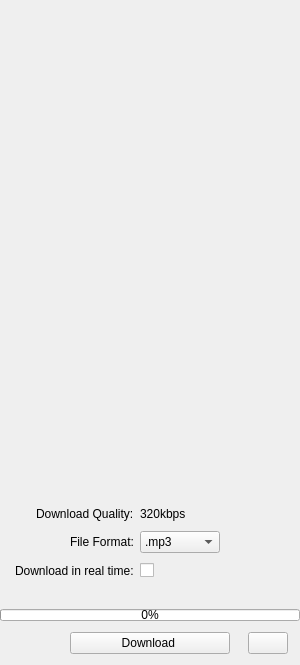
         <widget class="QWidget" name="infoView" native="true">
          <property name="sizePolicy">
           <sizepolicy hsizetype="Expanding" vsizetype="Preferred">
            <horstretch>0</horstretch>
            <verstretch>0</verstretch>
           </sizepolicy>
          </property>
          <property name="minimumSize">
           <size>
            <width>250</width>
            <height>0</height>
           </size>
          </property>
          <property name="maximumSize">
           <size>
            <width>315</width>
            <height>16777215</height>
           </size>
          </property>
          <layout class="QVBoxLayout" name="verticalLayout_8">
           <property name="spacing">
            <number>-1</number>
           </property>
           <property name="leftMargin">
            <number>0</number>
           </property>
           <property name="rightMargin">
            <number>0</number>
           </property>
           <item>
            <layout class="QHBoxLayout" name="horizontalLayout_3">
             <property name="spacing">
              <number>0</number>
             </property>
             <property name="sizeConstraint">
              <enum>QLayout::SetMinimumSize</enum>
             </property>
             <item>
              <widget class="QLabel" name="coverArtLabel">
               <property name="sizePolicy">
                <sizepolicy hsizetype="Expanding" vsizetype="Expanding">
                 <horstretch>0</horstretch>
                 <verstretch>0</verstretch>
                </sizepolicy>
               </property>
               <property name="minimumSize">
                <size>
                 <width>300</width>
                 <height>300</height>
                </size>
               </property>
               <property name="maximumSize">
                <size>
                 <width>300</width>
                 <height>300</height>
                </size>
               </property>
               <property name="sizeIncrement">
                <size>
                 <width>16</width>
                 <height>16</height>
                </size>
               </property>
               <property name="text">
                <string/>
               </property>
               <property name="textFormat">
                <enum>Qt::RichText</enum>
               </property>
               <property name="pixmap">
                <pixmap>../resources/cover_default.jpg</pixmap>
               </property>
               <property name="scaledContents">
                <bool>true</bool>
               </property>
               <property name="alignment">
                <set>Qt::AlignLeading|Qt::AlignLeft|Qt::AlignTop</set>
               </property>
              </widget>
             </item>
            </layout>
           </item>
           <item>
            <layout class="QFormLayout" name="formLayout">
             <property name="labelAlignment">
              <set>Qt::AlignRight|Qt::AlignTrailing|Qt::AlignVCenter</set>
             </property>
             <property name="formAlignment">
              <set>Qt::AlignLeading|Qt::AlignLeft|Qt::AlignTop</set>
             </property>
             <property name="verticalSpacing">
              <number>10</number>
             </property>
             <property name="leftMargin">
              <number>15</number>
             </property>
             <property name="topMargin">
              <number>10</number>
             </property>
             <item row="0" column="0">
              <widget class="QLabel" name="infoHeader1">
               <property name="sizePolicy">
                <sizepolicy hsizetype="Minimum" vsizetype="Preferred">
                 <horstretch>0</horstretch>
                 <verstretch>0</verstretch>
                </sizepolicy>
               </property>
               <property name="minimumSize">
                <size>
                 <width>30</width>
                 <height>0</height>
                </size>
               </property>
               <property name="text">
                <string/>
               </property>
               <property name="alignment">
                <set>Qt::AlignLeading|Qt::AlignLeft|Qt::AlignVCenter</set>
               </property>
              </widget>
             </item>
             <item row="0" column="1">
              <widget class="QLabel" name="infoLabel1">
               <property name="text">
                <string/>
               </property>
              </widget>
             </item>
             <item row="1" column="0">
              <widget class="QLabel" name="infoHeader2">
               <property name="sizePolicy">
                <sizepolicy hsizetype="Minimum" vsizetype="Preferred">
                 <horstretch>0</horstretch>
                 <verstretch>0</verstretch>
                </sizepolicy>
               </property>
               <property name="minimumSize">
                <size>
                 <width>30</width>
                 <height>0</height>
                </size>
               </property>
               <property name="text">
                <string/>
               </property>
              </widget>
             </item>
             <item row="1" column="1">
              <widget class="QLabel" name="infoLabel2">
               <property name="text">
                <string/>
               </property>
              </widget>
             </item>
             <item row="2" column="0">
              <widget class="QLabel" name="infoHeader3">
               <property name="sizePolicy">
                <sizepolicy hsizetype="Minimum" vsizetype="Preferred">
                 <horstretch>0</horstretch>
                 <verstretch>0</verstretch>
                </sizepolicy>
               </property>
               <property name="minimumSize">
                <size>
                 <width>30</width>
                 <height>0</height>
                </size>
               </property>
               <property name="text">
                <string/>
               </property>
              </widget>
             </item>
             <item row="2" column="1">
              <widget class="QLabel" name="infoLabel3">
               <property name="text">
                <string/>
               </property>
              </widget>
             </item>
             <item row="3" column="0">
              <widget class="QLabel" name="infoHeader4">
               <property name="sizePolicy">
                <sizepolicy hsizetype="Minimum" vsizetype="Preferred">
                 <horstretch>0</horstretch>
                 <verstretch>0</verstretch>
                </sizepolicy>
               </property>
               <property name="minimumSize">
                <size>
                 <width>30</width>
                 <height>0</height>
                </size>
               </property>
               <property name="text">
                <string/>
               </property>
              </widget>
             </item>
             <item row="3" column="1">
              <widget class="QLabel" name="infoLabel4">
               <property name="text">
                <string/>
               </property>
              </widget>
             </item>
             <item row="4" column="0">
              <widget class="QLabel" name="infoHeader5">
               <property name="sizePolicy">
                <sizepolicy hsizetype="Minimum" vsizetype="Preferred">
                 <horstretch>0</horstretch>
                 <verstretch>0</verstretch>
                </sizepolicy>
               </property>
               <property name="minimumSize">
                <size>
                 <width>30</width>
                 <height>0</height>
                </size>
               </property>
               <property name="text">
                <string/>
               </property>
              </widget>
             </item>
             <item row="4" column="1">
              <widget class="QLabel" name="infoLabel5">
               <property name="text">
                <string/>
               </property>
              </widget>
             </item>
             <item row="5" column="0">
              <widget class="QLabel" name="infoHeader6">
               <property name="sizePolicy">
                <sizepolicy hsizetype="Minimum" vsizetype="Preferred">
                 <horstretch>0</horstretch>
                 <verstretch>0</verstretch>
                </sizepolicy>
               </property>
               <property name="minimumSize">
                <size>
                 <width>30</width>
                 <height>0</height>
                </size>
               </property>
               <property name="text">
                <string/>
               </property>
              </widget>
             </item>
             <item row="5" column="1">
              <widget class="QLabel" name="infoLabel6">
               <property name="text">
                <string/>
               </property>
              </widget>
             </item>
            </layout>
           </item>
           <item>
            <spacer name="verticalSpacer">
             <property name="orientation">
              <enum>Qt::Vertical</enum>
             </property>
             <property name="sizeHint" stdset="0">
              <size>
               <width>20</width>
               <height>40</height>
              </size>
             </property>
            </spacer>
           </item>
           <item>
            <layout class="QFormLayout" name="formLayout_2">
             <property name="labelAlignment">
              <set>Qt::AlignRight|Qt::AlignTrailing|Qt::AlignVCenter</set>
             </property>
             <property name="formAlignment">
              <set>Qt::AlignBottom|Qt::AlignLeading|Qt::AlignLeft</set>
             </property>
             <property name="verticalSpacing">
              <number>10</number>
             </property>
             <property name="leftMargin">
              <number>15</number>
             </property>
             <property name="topMargin">
              <number>0</number>
             </property>
             <property name="bottomMargin">
              <number>5</number>
             </property>
             <item row="0" column="0">
              <widget class="QLabel" name="dlQualityHeader">
               <property name="text">
                <string>Download Quality:</string>
               </property>
              </widget>
             </item>
             <item row="0" column="1">
              <widget class="QLabel" name="dlQualityLabel">
               <property name="text">
                <string>320kbps</string>
               </property>
              </widget>
             </item>
             <item row="1" column="0">
              <widget class="QLabel" name="fileFormatHeader">
               <property name="text">
                <string>File Format:</string>
               </property>
              </widget>
             </item>
             <item row="1" column="1">
              <widget class="QComboBox" name="fileFormatCombo">
               <property name="maximumSize">
                <size>
                 <width>80</width>
                 <height>16777215</height>
                </size>
               </property>
               <property name="minimumContentsLength">
                <number>7</number>
               </property>
               <item>
                <property name="text">
                 <string>.mp3</string>
                </property>
               </item>
               <item>
                <property name="text">
                 <string>.ogg</string>
                </property>
               </item>
              </widget>
             </item>
             <item row="2" column="0">
              <widget class="QLabel" name="label_5">
               <property name="text">
                <string>Download in real time:</string>
               </property>
              </widget>
             </item>
             <item row="2" column="1">
              <widget class="QCheckBox" name="realTimeCheckBox">
               <property name="text">
                <string/>
               </property>
              </widget>
             </item>
            </layout>
           </item>
           <item>
            <layout class="QVBoxLayout" name="verticalLayout_9">
             <item>
              <widget class="QLabel" name="downloadInfoLabel">
               <property name="text">
                <string/>
               </property>
              </widget>
             </item>
             <item>
              <widget class="QProgressBar" name="progressBar">
               <property name="enabled">
                <bool>true</bool>
               </property>
               <property name="maximumSize">
                <size>
                 <width>16777215</width>
                 <height>12</height>
                </size>
               </property>
               <property name="value">
                <number>0</number>
               </property>
              </widget>
             </item>
             <item>
              <layout class="QHBoxLayout" name="horizontalLayout_4" stretch="0,3,1">
               <property name="topMargin">
                <number>5</number>
               </property>
               <item>
                <widget class="QLabel" name="label_12">
                 <property name="sizePolicy">
                  <sizepolicy hsizetype="Minimum" vsizetype="Preferred">
                   <horstretch>0</horstretch>
                   <verstretch>0</verstretch>
                  </sizepolicy>
                 </property>
                 <property name="maximumSize">
                  <size>
                   <width>40</width>
                   <height>16777215</height>
                  </size>
                 </property>
                 <property name="text">
                  <string/>
                 </property>
                </widget>
               </item>
               <item>
                <widget class="QPushButton" name="downloadBtn">
                 <property name="sizePolicy">
                  <sizepolicy hsizetype="MinimumExpanding" vsizetype="Fixed">
                   <horstretch>0</horstretch>
                   <verstretch>0</verstretch>
                  </sizepolicy>
                 </property>
                 <property name="minimumSize">
                  <size>
                   <width>0</width>
                   <height>0</height>
                  </size>
                 </property>
                 <property name="maximumSize">
                  <size>
                   <width>160</width>
                   <height>16777215</height>
                  </size>
                 </property>
                 <property name="text">
                  <string>Download </string>
                 </property>
                </widget>
               </item>
               <item>
                <widget class="QPushButton" name="dirBtn">
                 <property name="minimumSize">
                  <size>
                   <width>30</width>
                   <height>0</height>
                  </size>
                 </property>
                 <property name="maximumSize">
                  <size>
                   <width>40</width>
                   <height>40</height>
                  </size>
                 </property>
                 <property name="toolTip">
                  <string>Change download directory</string>
                 </property>
                 <property name="text">
                  <string/>
                 </property>
                 <property name="icon">
                  <iconset>
                   <normaloff>../resources/folderIcon.png</normaloff>../resources/folderIcon.png</iconset>
                 </property>
                </widget>
               </item>
              </layout>
             </item>
            </layout>
           </item>
          </layout>
         </widget>
